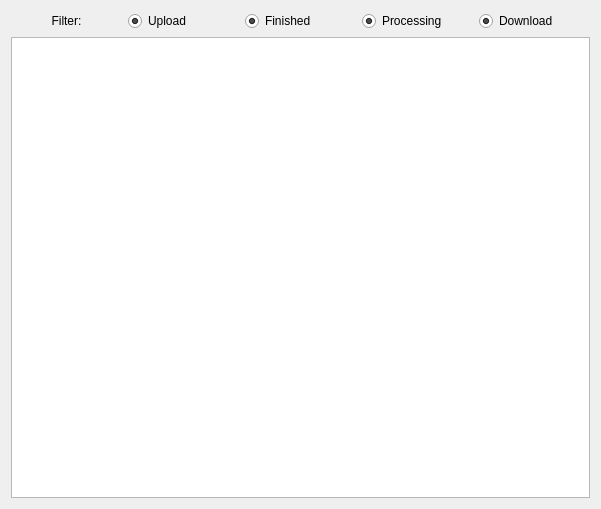
<?xml version="1.0" encoding="UTF-8"?>
<ui version="4.0">
 <class>TaskList</class>
 <widget class="QWidget" name="TaskList">
  <property name="geometry">
   <rect>
    <x>0</x>
    <y>0</y>
    <width>601</width>
    <height>509</height>
   </rect>
  </property>
  <property name="windowTitle">
   <string>Form</string>
  </property>
  <layout class="QVBoxLayout" name="verticalLayout">
   <item>
    <layout class="QHBoxLayout" name="horizontalLayout">
     <item>
      <widget class="QLabel" name="labelFilter">
       <property name="text">
        <string>Filter:</string>
       </property>
       <property name="alignment">
        <set>Qt::AlignCenter</set>
       </property>
      </widget>
     </item>
     <item>
      <widget class="QRadioButton" name="rbtnUpload">
       <property name="text">
        <string>Upload</string>
       </property>
       <property name="checked">
        <bool>true</bool>
       </property>
       <property name="autoExclusive">
        <bool>false</bool>
       </property>
      </widget>
     </item>
     <item>
      <widget class="QRadioButton" name="rbtnFinihed">
       <property name="text">
        <string>Finished</string>
       </property>
       <property name="checked">
        <bool>true</bool>
       </property>
       <property name="autoExclusive">
        <bool>false</bool>
       </property>
      </widget>
     </item>
     <item>
      <widget class="QRadioButton" name="rbtnProcessing">
       <property name="text">
        <string>Processing</string>
       </property>
       <property name="checked">
        <bool>true</bool>
       </property>
       <property name="autoExclusive">
        <bool>false</bool>
       </property>
      </widget>
     </item>
     <item>
      <widget class="QRadioButton" name="rbtnDowload">
       <property name="text">
        <string>Download</string>
       </property>
       <property name="checked">
        <bool>true</bool>
       </property>
       <property name="autoExclusive">
        <bool>false</bool>
       </property>
      </widget>
     </item>
    </layout>
   </item>
   <item>
    <widget class="QTableView" name="tableView"/>
   </item>
  </layout>
 </widget>
 <resources/>
 <connections/>
</ui>
